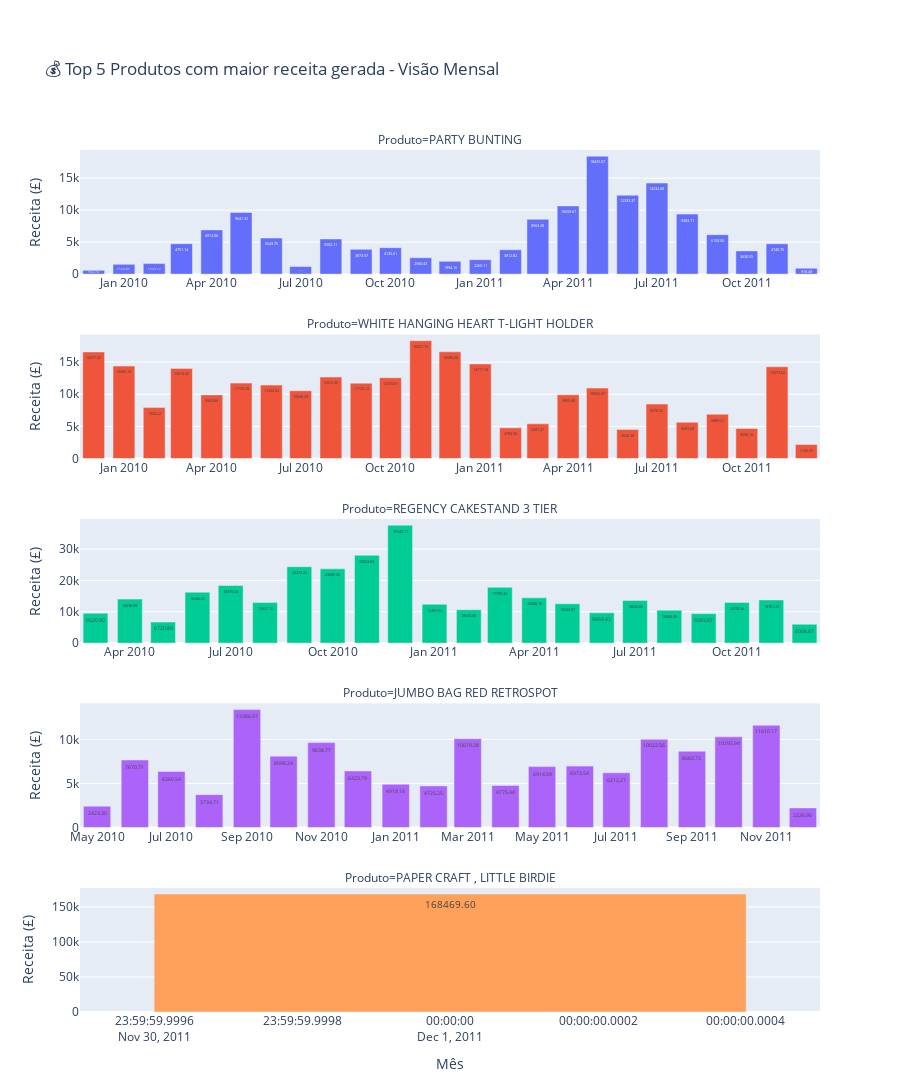

The code cell stored with this chart in its notebook:
### Markdown cell above
![image.png](attachment:image.png)

### Code cell
# Obter os 5 produtos com maior receita total
top_5_receita = receita_por_produto['Description'].tolist()

# Filtrar o DataFrame original para conter apenas esses 5 produtos
df_top5_receita = df_sales[df_sales['Description'].isin(top_5_receita)]

# Agrupar a receita por mês (AnoMes) e produto (Description), somando a receita total
receita_mensal = (
    df_top5_receita.groupby(['AnoMes', 'Description'])['TotalPrice']
    .sum()
    .reset_index()
)

# Converter o campo AnoMes para datetime, para que o eixo X fique ordenado corretamente no gráfico
receita_mensal['AnoMes'] = pd.to_datetime(receita_mensal['AnoMes'])

# Criar gráfico de barras com facetas (um gráfico por produto, em linhas separadas)
fig = px.bar(
    receita_mensal,
    x='AnoMes',              # eixo X = mês
    y='TotalPrice',          # eixo Y = receita gerada
    color='Description',     # cor por produto
    facet_col='Description', # um gráfico separado por produto
    facet_col_wrap=1,        # um gráfico por linha (layout vertical)
    title='💰 Top 5 Produtos com maior receita gerada - Visão Mensal',
    labels={
        "Description": "Produto",
        "AnoMes": "Mês",
        "TotalPrice": "Receita (£)"
    },
)

# Ajustes no layout geral do gráfico
fig.update_layout(
    showlegend=False,           # remove legenda (cada produto já tem seu próprio gráfico)
    height=1400,                # define altura total do gráfico
    xaxis_title='Mês',          # título eixo X
    yaxis_title='Receita (£)',  # título eixo Y
    margin=dict(t=150),         # margem superior para o título
)

# Mostrar rótulos do eixo X em todas as facetas
fig.update_xaxes(matches=None, showticklabels=True)

# Eixos Y independentes para cada gráfico (útil se os valores variam muito entre produtos)
fig.update_yaxes(matches=None, automargin=True)

# Adicionar valores dentro das barras, com duas casas decimais, sem rotação e com fonte reduzida
fig.update_traces(
    texttemplate='%{y:.2f}',
    textposition='inside',
    textfont_size=10,
    textangle=0
)

# Exibir o gráfico
fig.show()

### Figure 1 — Plotly figure (JSON) as saved in the notebook; plotly's stock layout.template omitted (floating-point values rounded to 4 significant figures)
{"data": [{"hovertemplate": "Produto=PARTY BUNTING<br>Mês=%{x}<br>Receita (£)=%{y}<extra></extra>", "legendgroup": "PARTY BUNTING", "marker": {"color": "#636efa", "pattern": {"shape": ""}}, "name": "PARTY BUNTING", "orientation": "v", "showlegend": true, "textangle": 0, "textfont": {"size": 10}, "textposition": "inside", "texttemplate": "%{y:.2f}", "type": "bar", "x": ["2009-12-01T00:00:00", "2010-01-01T00:00:00", "2010-02-01T00:00:00", "2010-03-01T00:00:00", "2010-04-01T00:00:00", "2010-05-01T00:00:00", "2010-06-01T00:00:00", "2010-07-01T00:00:00", "2010-08-01T00:00:00", "2010-09-01T00:00:00", "2010-10-01T00:00:00", "2010-11-01T00:00:00", "2010-12-01T00:00:00", "2011-01-01T00:00:00", "2011-02-01T00:00:00", "2011-03-01T00:00:00", "2011-04-01T00:00:00", "2011-05-01T00:00:00", "2011-06-01T00:00:00", "2011-07-01T00:00:00", "2011-08-01T00:00:00", "2011-09-01T00:00:00", "2011-10-01T00:00:00", "2011-11-01T00:00:00", "2011-12-01T00:00:00"], "xaxis": "x5", "y": [592.7, 1525.0, 1643.0, 4751.0, 6913.0, 9641.0, 5644.0, 1187.0, 5502.0, 3874.0, 4136.0, 2560.0, 1994.0, 2265.0, 3813.0, 8563.0, 10660.0, 18430.0, 12330.0, 14230.0, 9383.0, 6150.0, 3631.0, 4741.0, 918.5], "yaxis": "y5"}, {"hovertemplate": "Produto=WHITE HANGING HEART T-LIGHT HOLDER<br>Mês=%{x}<br>Receita (£)=%{y}<extra></extra>", "legendgroup": "WHITE HANGING HEART T-LIGHT HOLDER", "marker": {"color": "#EF553B", "pattern": {"shape": ""}}, "name": "WHITE HANGING HEART T-LIGHT HOLDER", "orientation": "v", "showlegend": true, "textangle": 0, "textfont": {"size": 10}, "textposition": "inside", "texttemplate": "%{y:.2f}", "type": "bar", "x": ["2009-12-01T00:00:00", "2010-01-01T00:00:00", "2010-02-01T00:00:00", "2010-03-01T00:00:00", "2010-04-01T00:00:00", "2010-05-01T00:00:00", "2010-06-01T00:00:00", "2010-07-01T00:00:00", "2010-08-01T00:00:00", "2010-09-01T00:00:00", "2010-10-01T00:00:00", "2010-11-01T00:00:00", "2010-12-01T00:00:00", "2011-01-01T00:00:00", "2011-02-01T00:00:00", "2011-03-01T00:00:00", "2011-04-01T00:00:00", "2011-05-01T00:00:00", "2011-06-01T00:00:00", "2011-07-01T00:00:00", "2011-08-01T00:00:00", "2011-09-01T00:00:00", "2011-10-01T00:00:00", "2011-11-01T00:00:00", "2011-12-01T00:00:00"], "xaxis": "x4", "y": [16580.0, 14390.0, 7933.0, 14020.0, 9904.0, 11730.0, 11420.0, 10550.0, 12670.0, 11720.0, 12570.0, 18330.0, 16600.0, 14720.0, 4784.0, 5407.0, 9906.0, 10960.0, 4528.0, 8470.0, 5642.0, 6889.0, 4694.0, 14270.0, 2186.0], "yaxis": "y4"}, {"hovertemplate": "Produto=REGENCY CAKESTAND 3 TIER<br>Mês=%{x}<br>Receita (£)=%{y}<extra></extra>", "legendgroup": "REGENCY CAKESTAND 3 TIER", "marker": {"color": "#00cc96", "pattern": {"shape": ""}}, "name": "REGENCY CAKESTAND 3 TIER", "orientation": "v", "showlegend": true, "textangle": 0, "textfont": {"size": 10}, "textposition": "inside", "texttemplate": "%{y:.2f}", "type": "bar", "x": ["2010-03-01T00:00:00", "2010-04-01T00:00:00", "2010-05-01T00:00:00", "2010-06-01T00:00:00", "2010-07-01T00:00:00", "2010-08-01T00:00:00", "2010-09-01T00:00:00", "2010-10-01T00:00:00", "2010-11-01T00:00:00", "2010-12-01T00:00:00", "2011-01-01T00:00:00", "2011-02-01T00:00:00", "2011-03-01T00:00:00", "2011-04-01T00:00:00", "2011-05-01T00:00:00", "2011-06-01T00:00:00", "2011-07-01T00:00:00", "2011-08-01T00:00:00", "2011-09-01T00:00:00", "2011-10-01T00:00:00", "2011-11-01T00:00:00", "2011-12-01T00:00:00"], "xaxis": "x3", "y": [9521.0, 14040.0, 6721.0, 16250.0, 18380.0, 12930.0, 24380.0, 23690.0, 28020.0, 37650.0, 12400.0, 10640.0, 17790.0, 14450.0, 12540.0, 9669.0, 13620.0, 10480.0, 9394.0, 12980.0, 13760.0, 6007.0], "yaxis": "y3"}, {"hovertemplate": "Produto=JUMBO BAG RED RETROSPOT<br>Mês=%{x}<br>Receita (£)=%{y}<extra></extra>", "legendgroup": "JUMBO BAG RED RETROSPOT", "marker": {"color": "#ab63fa", "pattern": {"shape": ""}}, "name": "JUMBO BAG RED RETROSPOT", "orientation": "v", "showlegend": true, "textangle": 0, "textfont": {"size": 10}, "textposition": "inside", "texttemplate": "%{y:.2f}", "type": "bar", "x": ["2010-05-01T00:00:00", "2010-06-01T00:00:00", "2010-07-01T00:00:00", "2010-08-01T00:00:00", "2010-09-01T00:00:00", "2010-10-01T00:00:00", "2010-11-01T00:00:00", "2010-12-01T00:00:00", "2011-01-01T00:00:00", "2011-02-01T00:00:00", "2011-03-01T00:00:00", "2011-04-01T00:00:00", "2011-05-01T00:00:00", "2011-06-01T00:00:00", "2011-07-01T00:00:00", "2011-08-01T00:00:00", "2011-09-01T00:00:00", "2011-10-01T00:00:00", "2011-11-01T00:00:00", "2011-12-01T00:00:00"], "xaxis": "x2", "y": [2423.0, 7671.0, 6361.0, 3735.0, 13390.0, 8098.0, 9639.0, 6424.0, 4918.0, 4725.0, 10080.0, 4775.0, 6915.0, 6974.0, 6212.0, 10020.0, 8664.0, 10290.0, 11610.0, 2227.0], "yaxis": "y2"}, {"hovertemplate": "Produto=PAPER CRAFT , LITTLE BIRDIE<br>Mês=%{x}<br>Receita (£)=%{y}<extra></extra>", "legendgroup": "PAPER CRAFT , LITTLE BIRDIE", "marker": {"color": "#FFA15A", "pattern": {"shape": ""}}, "name": "PAPER CRAFT , LITTLE BIRDIE", "orientation": "v", "showlegend": true, "textangle": 0, "textfont": {"size": 10}, "textposition": "inside", "texttemplate": "%{y:.2f}", "type": "bar", "x": ["2011-12-01T00:00:00"], "xaxis": "x", "y": [168500.0], "yaxis": "y"}], "layout": {"annotations": [{"font": {}, "showarrow": false, "text": "Produto=PAPER CRAFT , LITTLE BIRDIE", "x": 0.5, "xanchor": "center", "xref": "paper", "y": 0.144, "yanchor": "bottom", "yref": "paper"}, {"font": {}, "showarrow": false, "text": "Produto=JUMBO BAG RED RETROSPOT", "x": 0.5, "xanchor": "center", "xref": "paper", "y": 0.358, "yanchor": "bottom", "yref": "paper"}, {"font": {}, "showarrow": false, "text": "Produto=REGENCY CAKESTAND 3 TIER", "x": 0.5, "xanchor": "center", "xref": "paper", "y": 0.572, "yanchor": "bottom", "yref": "paper"}, {"font": {}, "showarrow": false, "text": "Produto=WHITE HANGING HEART T-LIGHT HOLDER", "x": 0.5, "xanchor": "center", "xref": "paper", "y": 0.786, "yanchor": "bottom", "yref": "paper"}, {"font": {}, "showarrow": false, "text": "Produto=PARTY BUNTING", "x": 0.5, "xanchor": "center", "xref": "paper", "y": 1, "yanchor": "bottom", "yref": "paper"}], "barmode": "relative", "height": 1400, "legend": {"title": {"text": "Produto"}, "tracegroupgap": 0}, "margin": {"t": 150}, "showlegend": false, "title": {"text": "💰 Top 5 Produtos com maior receita gerada - Visão Mensal"}, "xaxis": {"anchor": "y", "domain": [0, 1], "showticklabels": true, "title": {"text": "Mês"}}, "xaxis2": {"anchor": "y2", "domain": [0, 1], "showticklabels": true}, "xaxis3": {"anchor": "y3", "domain": [0, 1], "showticklabels": true}, "xaxis4": {"anchor": "y4", "domain": [0, 1], "showticklabels": true}, "xaxis5": {"anchor": "y5", "domain": [0, 1], "showticklabels": true}, "yaxis": {"anchor": "x", "automargin": true, "domain": [0, 0.144], "title": {"text": "Receita (£)"}}, "yaxis2": {"anchor": "x2", "automargin": true, "domain": [0.214, 0.358], "title": {"text": "Receita (£)"}}, "yaxis3": {"anchor": "x3", "automargin": true, "domain": [0.428, 0.572], "title": {"text": "Receita (£)"}}, "yaxis4": {"anchor": "x4", "automargin": true, "domain": [0.642, 0.786], "title": {"text": "Receita (£)"}}, "yaxis5": {"anchor": "x5", "automargin": true, "domain": [0.856, 1], "title": {"text": "Receita (£)"}}}}
